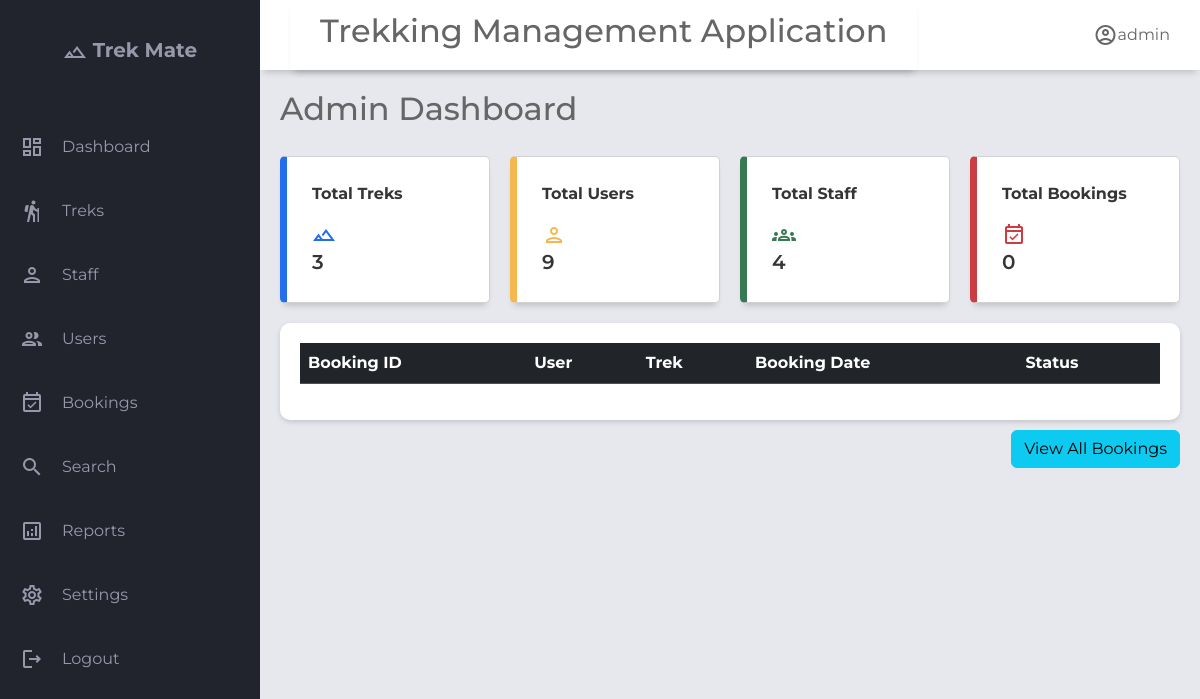
/admin, run on an earlier commit of the app's database.
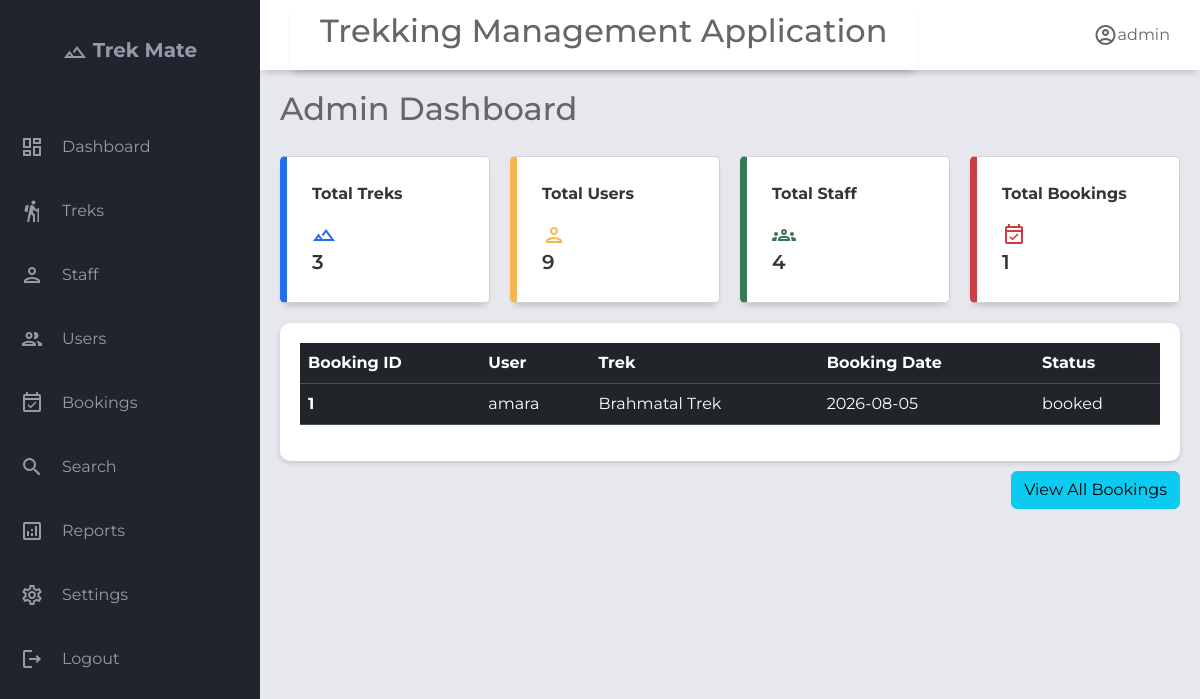
And on a later commit of the database.
### application/models.py (models this page shows)
class Booking(db.Model):
    __tablename__='booking'
    id                  = db.Column(db.Integer, primary_key=True)
    user_id             = db.Column(db.Integer, db.ForeignKey('user.id'), nullable=False)
    trek_id             = db.Column(db.Integer, db.ForeignKey('trek.id'), nullable=False)
    booking_date        = db.Column(db.DateTime, default=db.func.now())
    booking_status      = db.Column(Enum('booked','cancelled','completed',name='booking_status'), nullable=False, default='booked')   # booked | cancelled | completed
    payment_status      = db.Column(Enum('unpaid','partial','paid','refunded',name='payment_status'), nullable=False, default='unpaid')   # unpaid | partial | paid | refunded
    num_participants    = db.Column(db.Integer, default=1)
    total_amount        = db.Column(db.Float, nullable=True)
    amount_paid         = db.Column(db.Float, default=0.0)
    notes               = db.Column(db.Text, nullable=True)
    cancelled_at        = db.Column(db.DateTime, nullable=True)
    cancellation_reason = db.Column(db.Text, nullable=True)
    created_at          = db.Column(db.DateTime, default=db.func.now())
    updated_at          = db.Column(db.DateTime, onupdate=db.func.now())
    trek=db.relationship('Trek',back_populates='bookings',lazy=True)#one to many relationship #each booking belong to one trek
    user=db.relationship('User',back_populates='bookings',lazy=True)#one to many relationship

class User(db.Model):
    __tablename__='user'
    id= db.Column(db.Integer, primary_key=True)
    username=db.Column(db.String(),unique=True,nullable=False)
    email=db.Column(db.String(),unique=True,nullable=False)
    password=db.Column(db.String(),nullable=False)
    full_name        = db.Column(db.String(), nullable=True)
    phone            = db.Column(db.String(), nullable=True)
    role=db.Column(Enum('admin','trek staff','trekker',name='user_role'),nullable=False,default='trekker')# admin | trek staff | trekker
    is_blacklisted=db.Column(db.Boolean,default=False)
    blacklist_reason=db.Column(db.Text,nullable=True)
    is_active=db.Column(db.Boolean,default=True)
    created_at       = db.Column(db.DateTime, default=db.func.now())
    updated_at       = db.Column(db.DateTime, onupdate=db.func.now())
    bookings=db.relationship('Booking',lazy=True, back_populates='user')
    staff_profile=db.relationship('Staff_profile',lazy=True,uselist=False,back_populates='user') #uselist= False means One-to-one (single object) while default it is one-to-many

class Trek(db.Model):
    __tablename__='trek'
    id              = db.Column(db.Integer, primary_key=True)
    name            = db.Column(db.String(), nullable=False)
    description     = db.Column(db.Text, nullable=True)
    location        = db.Column(db.String(), nullable=True)
    difficulty      = db.Column(db.String(), nullable=False, default='moderate')  # easy | moderate | hard
    duration_days   = db.Column(db.Integer, nullable=False)
    start_date      = db.Column(db.DateTime, nullable=True)
    end_date        = db.Column(db.DateTime, nullable=True)
    max_slots       = db.Column(db.Integer, nullable=False, default=20)
    available_slots = db.Column(db.Integer, nullable=False, default=20)
    price           = db.Column(db.Numeric, nullable=False, default=0.0)
    status          = db.Column(Enum('pending','approved','open','closed','completed','cancelled',name='trek_status'),nullable=False, default='pending')  # pending | approved | open | closed | completed | cancelled
    created_at      = db.Column(db.DateTime, default=db.func.now())
    updated_at      = db.Column(db.DateTime, onupdate=db.func.now())
    assigned_staffs=db.relationship('Staff_profile',secondary='trek_staff_assignment',lazy=True,back_populates='assigned_treks')#many to many relationship
    bookings=db.relationship('Booking',back_populates='trek',lazy=True)#one to many relationship as one trek can have multiple bookings but not other side, as one booking can belong to a single trek

### application/controller.py (the view)
@app.route("/admin")
def admin():
    user=User.query.filter_by(role="admin").first()
    recent_bookings=Booking.query.order_by(Booking.created_at.desc()).limit(4).all()
    treks_count=Trek.query.count()
    user_count=User.query.count()
    staff_count=User.query.filter_by(role="trek staff").count()
    bookings_count=Booking.query.count()
    return render_template("admin_dashboard.html",user=user,recent_bookings=recent_bookings,treks_count=treks_count,user_count=user_count,staff_count=staff_count,bookings_count=bookings_count)

### templates/admin_dashboard.html (shortened to what this page needs)
{% extends "base.html" %}
{% block header_title %}
Admin Dashboard
{% endblock %}
{% block content %}
<div class="main-cards">
    <div class="card">
        <div class="class-inner">
            <p class="text-most-important">Total Treks</p>
            <span class="material-icons-outlined text-blue ">landscape</span>
        </div>
        <span class="text-most-important font-weight-bold">{{treks_count}}</span>
    </div>
    <div class="card">
        <div class="class-inner">
            <p class="text-most-important">Total Users</p>
            <span class="material-icons-outlined text-orange">person</span>
        </div>
        <span class="text-most-important font-weight-bold">{{user_count}}</span>
    </div>
    <div class="card">
        <div class="class-inner">
            <p class="text-most-important">Total Staff</p>
            <span class="material-icons-outlined text-green">groups</span>
        </div>
        <span class="text-most-important font-weight-bold">{{staff_count}}</span>
    </div>
    <div class="card">
        <div class="class-inner">
            <p class="text-most-important">Total Bookings</p>
            <span class="material-icons-outlined text-red">event_available</span>
        </div>
        <span class="text-most-important font-weight-bold">{{bookings_count}}</span>
    </div>
</div>
<section class="table-section">
    <div class="table-content">
        <table class="table table-dark table-hover">
            <thead>
                <tr>
                    <th scope="col">Booking ID</th>
                    <th scope="col">User</th>
                    <th scope="col">Trek</th>
                    <th scope="col">Booking Date</th>
                    <th scope="col">Status</th>
                </tr>
            </thead>
            <tbody class="table-hover">
                {%for booking in recent_bookings%}
                <tr>
                    <th scope="row">{{booking.id}}</th>
                    <td>{{booking.user.username}}</td>
                    <td>{{booking.trek.name}}</td>
                    <td>{{booking.booking_date.strftime("%Y-%m-%d")}}</td>
                    <td>{{booking.booking_status}}</td>
                </tr>
                {% endfor %}
            </tbody>
        </table>
    </div>
    <div class="button" style="display:flex; justify-content: flex-end;">
        <a href="/admin/bookings" style="margin-top:10px; text-decoration: none;">
            <button type="button" class="btn btn-info">View All Bookings </button>
        </a>
    </div>
</section>
{% endblock %}

What changed in the data, as far as the page shows it:
added Booking: id "1", user.username "amara", trek.name "Brahmatal Trek", booking_date "2026-08-05", booking_status "booked"
Also different on the page:
{{ bookings_count }}: "0" → "1"
